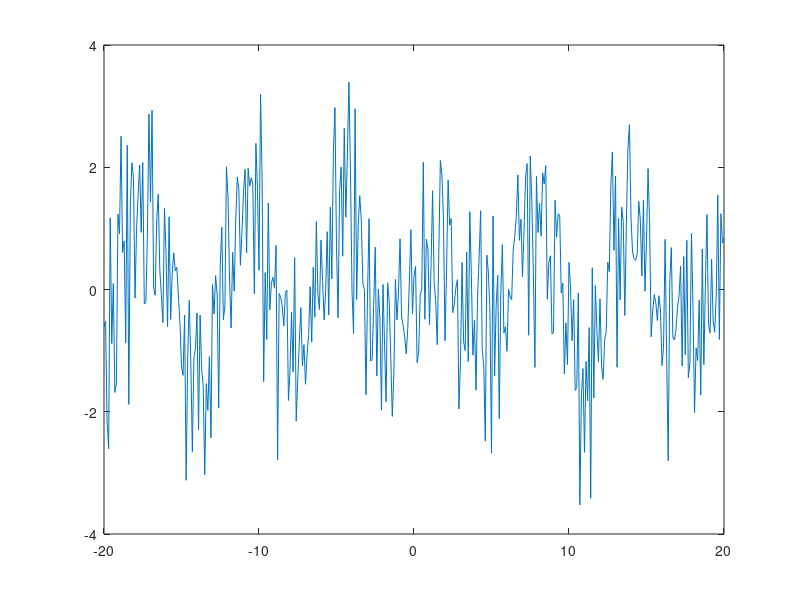

Source code (MATLAB): (Note: this script raises an error after producing the figure.)
%%%%%%%%%%%%%%      Linear Smoothing        %%%%%%%%%%%%%%%

%start with generating some data to smooth
clear;clf;
X = (-20:0.1:20);
mu = 0;
sigma = 1;
y = sin(X) + normrnd(mu, sigma, 1, length(X));
plot(X, y);
gaussiankernel = @normpdf;
xstar = -20:0.01:20;
h = 1;
m = length(xstar);

for i = 1:m
    ystar(i) = predict(X, y, xstar(i), h, gaussiankernel);
end

hold on;
plot(xstar,ystar);


function ystar = predict(X, y, xstar, h, kerneltype)
    w = weight(X, xstar, h, kerneltype);
    ystar = sum( w .* y );
end


function w = weight(X, xstar, h, kerneltype)
    n = length(X);
    for i = 1:n
        w_temp(i) = 1 / h * kerneltype( (X(i) - xstar) /h );
    end
    w = w_temp / sum(w_temp);
end

        

